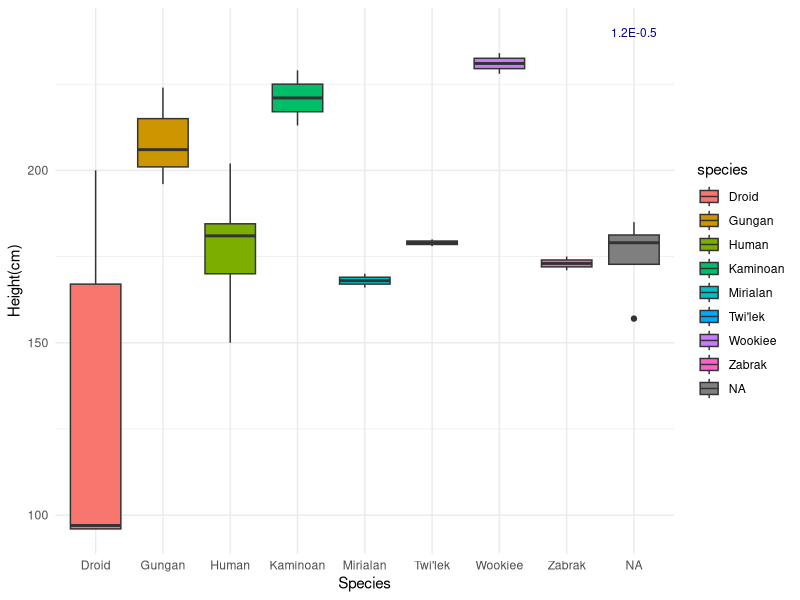

This chart was generated by the following R code: (Note: this script raises an error after producing the figure.)
## ---- chunk 1
library(tidyverse)
data(starwars)

names<- starwars %>%
  group_by(species) %>%
  summarize(TotalN=n()) %>%
  filter(TotalN > 1) %>%
  select(species)

sw <- starwars %>%
  filter(species %in% names$species)

sw2 <- sw[, sapply(sw, class) !="list"]
print(sw2)
glimpse(sw2)
## ---- chunk 2
library(dplyr)
starwarsClean <- sw2[(sw2$height) | is.na(sw2$height),]
print(starwarsClean)

starwarsCleanAverages <- starwarsClean %>% 
  group_by(species) %>% 
  summarize(Mean = mean(height), Median=median(height), SD=sd(height))
print(starwarsCleanAverages)

## ---- chunk 3
p1 <- ggplot(data=starwarsClean, aes(x=species, y=height, fill=species)) +
  geom_boxplot() +
  xlab("Species") +
  ylab("Height(cm)") 

  p1 + theme_minimal() + annotate("text", x=NA, y=240, label="1.2E-0.5", color="darkblue", size=3)

## ---- chunk 4

p2 <- ggplot(data=starwarsClean, aes(x=species, y=height, fill=species)) +
  geom_histogram() +
  xlab("Species") +
  ylab("Height(cm)") 
  p2 + theme_minimal() + annotate("text", x=NA, y=240, label="1.2E-0.5", color="darkmagenta", size=3)
  
